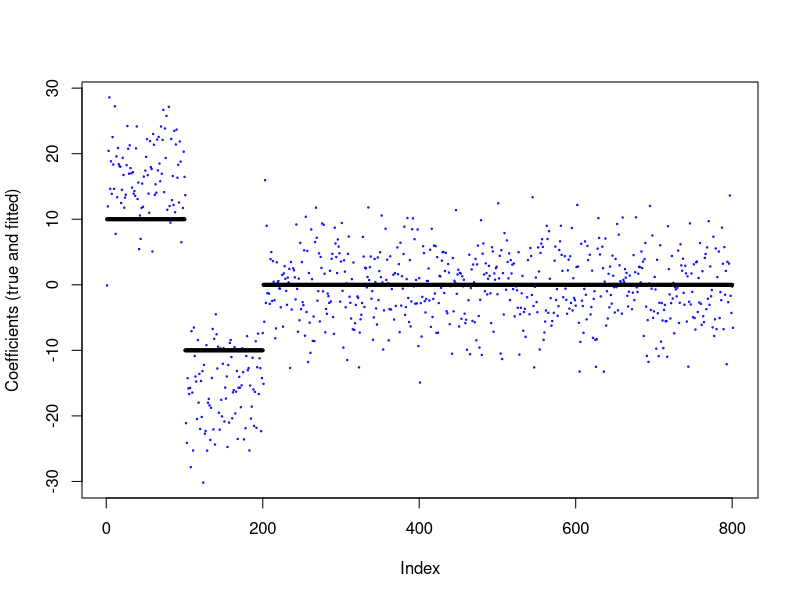
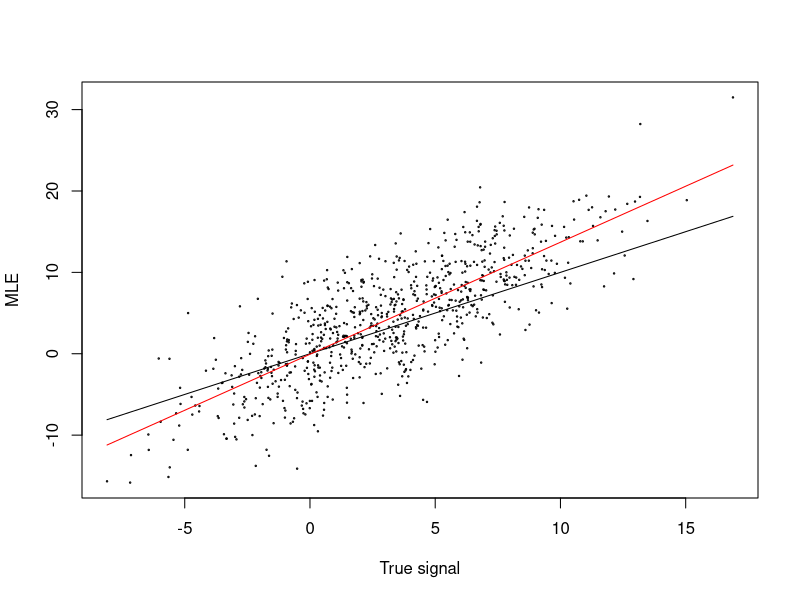
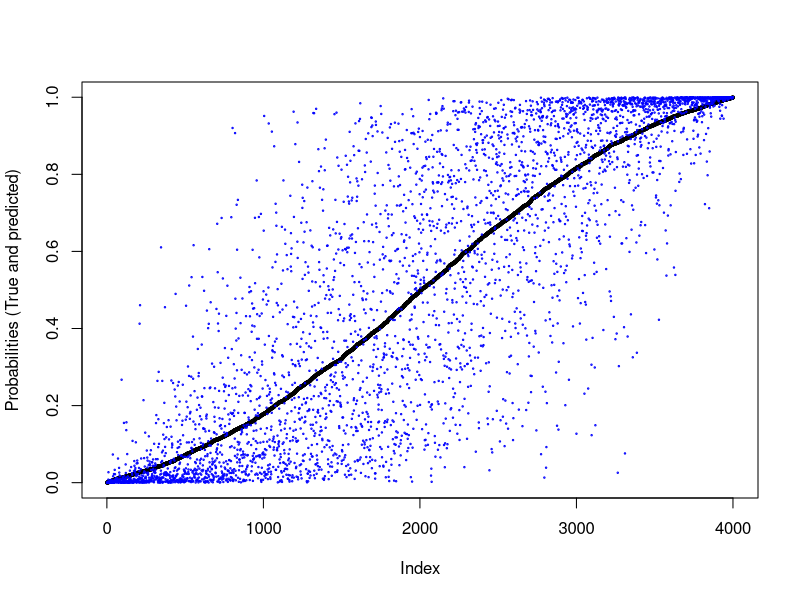

R code for these plots, in order:
n<-4000
p<-800

X= matrix(rnorm(n*p,mean=0,sd=1/sqrt(n)), n, p)

betas1<-rep(10, 100)
betas1<- c(betas1,rep(-10, 100))
betas1<- c(betas1,rep(0, 600))

sim_logistic_data= function(sample_size,betvec)
{
  eta =X%*% betvec
  p = 1 / (1 + exp(-eta))
  y = rbinom(n = sample_size, size = 1, prob = p)
  data.frame(y, X)
}

example_data1 = sim_logistic_data(sample_size =n,betvec=betas1)

head(example_data1)
fit1_glm = glm(y ~ ., data =example_data1 , family = binomial) 


plot(coefficients(fit1_glm),cex=0.2, col="blue",ylab="Coefficients (true and fitted)", xlab="Index")
points(betas1, cex=0.4)


betas2= matrix(rnorm(p,mean=3,sd=4), p, 1)

example_data2 = sim_logistic_data(sample_size =n,betvec=betas2)

fit2_glm = glm(y ~ ., data =example_data2, family = binomial) 
betas_with_0=c(0,betas2) 


fit_lm =lm(coefficients(fit2_glm)~betas_with_0)
linfit=as.numeric(coefficients(fit_lm))

plot(betas_with_0,coefficients(fit2_glm), cex=0.2,ylab="MLE",xlab="True signal")
lines(betas_with_0,betas_with_0, col="black")
lines(betas_with_0,linfit[1]+linfit[2]%*%betas_with_0, col="red")

eta =X%*% betas2
probs = 1 / (1 + exp(-eta))
true.data <- data.frame(tprob=probs, y=example_data2$y)
true.data$fits <-fit2_glm$fitted.values
true.data <- true.data[order(true.data$tprob, decreasing=FALSE),]
true.data$rank <-1:nrow(true.data)
plot(true.data$tprob, cex=0.4,ylab="Probabilities (True and predicted)")
points(true.data$fits,cex=0.2, col="blue")
